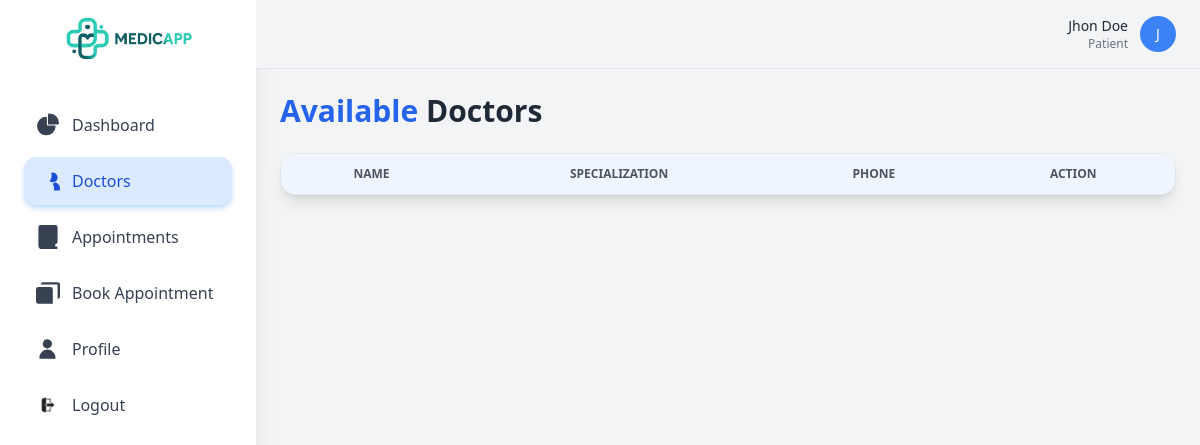
Page /available_doctors (signed in) on the earlier database version.
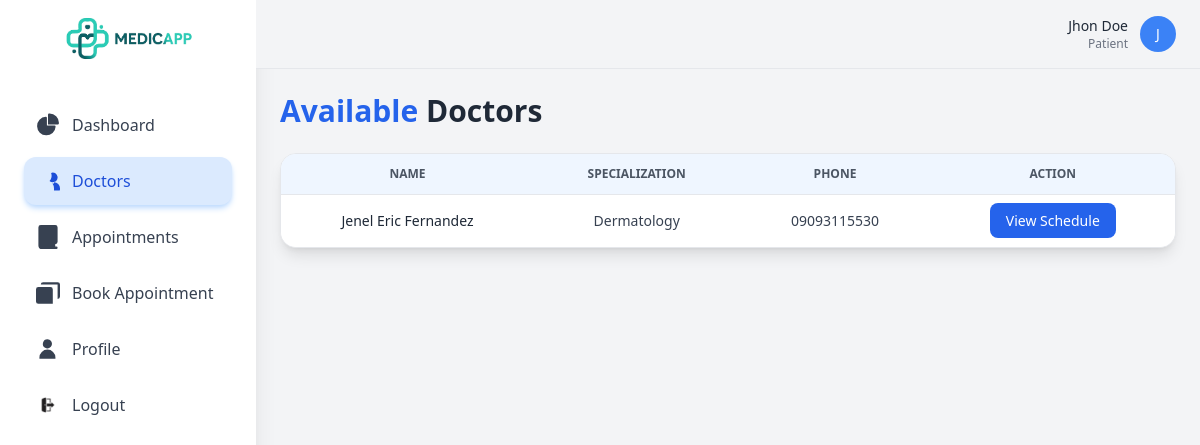
Same page on the later database version.
### app.py (models this page shows)
class Doctor(db.Model):
    __tablename__ = "doctor"
    doctor_id: Mapped[int] = mapped_column(Integer, primary_key=True, autoincrement=True)
    firstname: Mapped[str] = mapped_column(String(50))
    middlename: Mapped[str] = mapped_column(String(50), nullable=True)
    lastname: Mapped[str] = mapped_column(String(50))
    age: Mapped[int] = mapped_column(Integer)
    bloodtype: Mapped[str] = mapped_column(String(5), nullable=True)
    height: Mapped[str] = mapped_column(String, nullable=True)
    weight: Mapped[str] = mapped_column(String, nullable=True)
    specialization: Mapped[str] = mapped_column(String(100))
    gender: Mapped[str] = mapped_column(String(20))
    dob: Mapped[str] = mapped_column(String(10))
    pob: Mapped[str] = mapped_column(String(100), nullable=True)
    civilstatus: Mapped[str] = mapped_column(String(20), nullable=True)
    degree: Mapped[str] = mapped_column(String(100), nullable=True)
    nationality: Mapped[str] = mapped_column(String(50), nullable=True)
    religion: Mapped[str] = mapped_column(String(50), nullable=True)
    phone: Mapped[str] = mapped_column(String(20))
    email: Mapped[str] = mapped_column(String(100))
    account_id: Mapped[int] = mapped_column(ForeignKey("account.account_id"), unique=True)
    account: Mapped["Account"] = relationship(back_populates="doctor")
    appointments: Mapped[list["Appointment"]] = relationship(back_populates="doctor")
    records: Mapped[list["MedicalRecord"]] = relationship(back_populates="doctor")
    doctor_schedule = relationship("Doctor_Schedule", back_populates="doctor")

### app.py (the view)
@app.route('/available_doctors')
def available_doctors():
    if 'role' not in session or session['role'] != 'patient':
        return redirect(url_for('unauthorized'))
    user_id = session.get('user_id')
    profile = Patient.query.filter_by(account_id=user_id).first()
    doctors = Doctor.query.all()
    return render_template('patient/available_doctors.html',
                           doctors=doctors,
                           profile=profile)

### templates/patient/available_doctors.html (shortened to what this page needs)
{% extends 'base/layout.html' %}
{% block content %}
<div class="flex min-h-screen bg-gray-100">
    {% include 'patient/patient_sidebar.html' %}
    <div class="flex-1 flex flex-col">
        <header class="bg-gray-100 border-b sticky top-0 z-40">
            <div class="flex items-center justify-between px-6 py-4">
                <div class="flex items-center space-x-3">
                  <div class="hidden sm:block text-right">
                      <p class="text-sm font-medium text-gray-800">{{ profile.firstname }} {{ profile.lastname }}</p>
                      <p class="text-xs text-gray-500">Patient</p>
                  </div>
                  <div class="w-9 h-9 bg-blue-500 rounded-full flex items-center justify-center">
                      <span class="text-white font-medium text-sm">
                      {{ profile.firstname[0] if profile.firstname else 'U' }}
                      </span>
                  </div>
                </div>
            </div>
        </header>
        <div class="p-6">
            <div class="flex justify-between items-center mb-6">
                <h1 class="text-3xl font-bold text-gray-800">
                    <span class="text-blue-600">Available</span> Doctors
                </h1>
            </div>
            <div class="bg-white shadow-lg rounded-2xl overflow-hidden border border-gray-200">
                <table class="min-w-full divide-y divide-gray-200">
                    <thead class="bg-blue-50">
                        <tr>
                            <th class="px-6 py-3 text-xs font-semibold text-gray-600 text-center uppercase">Name</th>
                            <th class="px-6 py-3 text-xs font-semibold text-gray-600 text-center uppercase">Specialization</th>
                            <th class="px-6 py-3 text-xs font-semibold text-gray-600 text-center uppercase">Phone</th>
                            <th class="px-6 py-3 text-xs font-semibold text-gray-600 text-center uppercase">Action</th>
                        </tr>
                    </thead>
                    <tbody class="bg-white divide-y divide-gray-100">
                        {% for doctor in doctors %}
                        <tr class="hover:bg-blue-50 transition">
                            <td class="px-6 py-4 text-sm font-medium text-gray-800 text-center">
                                {{ doctor.firstname }} {{ doctor.lastname }}
                            </td>
                            <td class="px-6 py-4 text-sm text-gray-700 text-center">
                                {{ doctor.specialization }}
                            </td>
                            <td class="px-6 py-4 text-sm text-gray-700 text-center">
                                {{ doctor.phone }}
                            </td>
                            <td class="px-6 py-4 text-sm text-center">
                                <a href="{{ url_for('view_available_time', doctor_id=doctor.doctor_id) }}"
                                class="px-4 py-2 rounded-lg bg-blue-600 text-white font-medium
                                        hover:bg-blue-700 hover:shadow transition">
                                    View Schedule
                                </a>
                            </td>
                        </tr>
                        {% endfor %}
                    </tbody>
                </table>
            </div>
        </div>
    </div>
</div>
{% endblock %}

Differences in the rows shown:
added Doctor: firstname "Jenel Eric", lastname "Fernandez", specialization "Dermatology", phone "09093115530"
